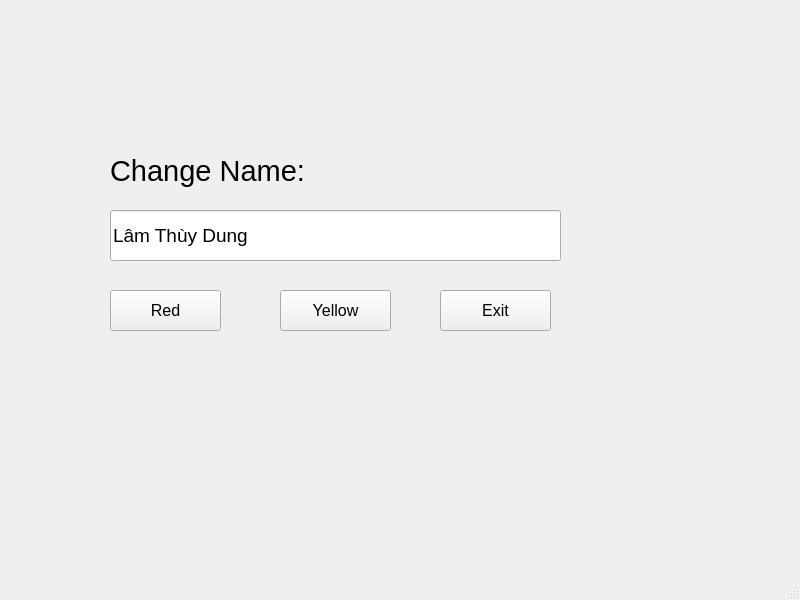
<?xml version="1.0" encoding="UTF-8"?>
<ui version="4.0">
 <class>MainWindow</class>
 <widget class="QMainWindow" name="MainWindow">
  <property name="geometry">
   <rect>
    <x>0</x>
    <y>0</y>
    <width>800</width>
    <height>600</height>
   </rect>
  </property>
  <property name="windowTitle">
   <string>MainWindow</string>
  </property>
  <widget class="QWidget" name="centralwidget">
   <widget class="QLabel" name="labelChangeName">
    <property name="geometry">
     <rect>
      <x>110</x>
      <y>140</y>
      <width>231</width>
      <height>61</height>
     </rect>
    </property>
    <property name="font">
     <font>
      <pointsize>22</pointsize>
     </font>
    </property>
    <property name="text">
     <string>Change Name:</string>
    </property>
   </widget>
   <widget class="QLineEdit" name="lineEditName">
    <property name="geometry">
     <rect>
      <x>110</x>
      <y>210</y>
      <width>451</width>
      <height>51</height>
     </rect>
    </property>
    <property name="font">
     <font>
      <pointsize>14</pointsize>
     </font>
    </property>
    <property name="text">
     <string>Lâm Thùy Dung</string>
    </property>
   </widget>
   <widget class="QPushButton" name="pushButtonRed">
    <property name="geometry">
     <rect>
      <x>110</x>
      <y>290</y>
      <width>111</width>
      <height>41</height>
     </rect>
    </property>
    <property name="font">
     <font>
      <pointsize>12</pointsize>
     </font>
    </property>
    <property name="text">
     <string>Red</string>
    </property>
   </widget>
   <widget class="QPushButton" name="pushButtonYellow">
    <property name="geometry">
     <rect>
      <x>280</x>
      <y>290</y>
      <width>111</width>
      <height>41</height>
     </rect>
    </property>
    <property name="font">
     <font>
      <pointsize>12</pointsize>
     </font>
    </property>
    <property name="text">
     <string>Yellow</string>
    </property>
   </widget>
   <widget class="QPushButton" name="pushButtonExit">
    <property name="geometry">
     <rect>
      <x>440</x>
      <y>290</y>
      <width>111</width>
      <height>41</height>
     </rect>
    </property>
    <property name="font">
     <font>
      <pointsize>12</pointsize>
     </font>
    </property>
    <property name="text">
     <string>Exit</string>
    </property>
   </widget>
  </widget>
  <widget class="QMenuBar" name="menubar">
   <property name="geometry">
    <rect>
     <x>0</x>
     <y>0</y>
     <width>800</width>
     <height>25</height>
    </rect>
   </property>
  </widget>
  <widget class="QStatusBar" name="statusbar"/>
 </widget>
 <resources/>
 <connections/>
</ui>
